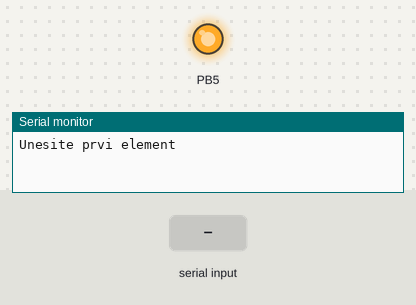
This program was run on a simulated ATmega328P, built with avr-gcc and emulated at 16 MHz. On the bench: output pins drawn as LEDs (lit = HIGH), the last lines printed to the serial monitor. The test bench sets the inputs (shaded band).

Above: at 1.2 s.
1.3 s: "-" received over Serial
At 2.3 s:
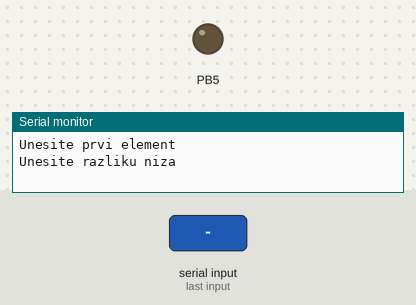
3.0 s: byte 0 ('\0') received over Serial
4.7 s: "90,45\n" received over Serial
At 6.2 s:
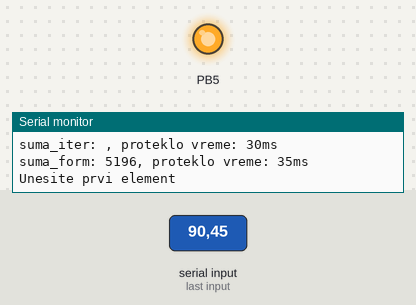
6.5 s: "30,150\n" received over Serial
At 7.4 s:
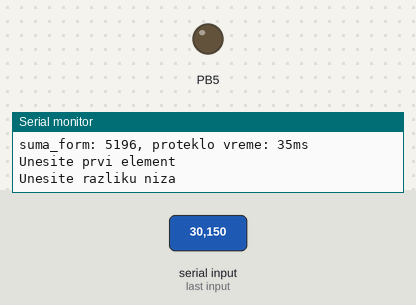
Timing chart, 0 to 9.2 s (numbered marks = the images above; inputs shaded):
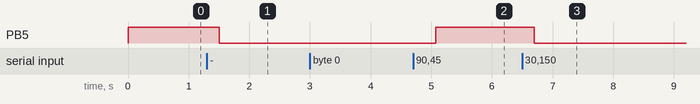

The program:

main.c
```c
/**
 * @file main.c
 * @brief Glavni fajl
 * @author Aleksa Bu
 * @date 16.05.2021.
 * @version 1.0
 */
#include <avr/io.h>
#include <avr/interrupt.h>
#include"../usart/usart.h"
#include"../timer0/timer0.h"
#include"../arrays/arrays.h"
#include"../pin/pin.h"
#include <stdint.h>
#include <stdlib.h>
#include <util/delay.h>
#include <avr/pgmspace.h>
#define ITERATIVE 1
#define FORMULA 2

/**
 * Funkcija ispisuje broj
 * @param broj_sam broj koji se ispisuje
 * @return nista
 */
void put_broj(int16_t broj_sam);

/**
 * Funkcija pretvara string u broj
 * @param broj_sam[] string koji je unesen
 * @param broj_cif broj cifara
 * @return konvertovan broj
 */
uint16_t get_broj(uint8_t broj_sam[],uint8_t broj_cif);

int main()
{
	//inicijalizacija
	int16_t str[64];
	usartInit(9600);
	pinInit(PORT_B, 5, OUTPUT);
	timer0InteruptInit();
	uint8_t size=0;
	int16_t prvi_element;
	int16_t razlika;
	int16_t n;
	int16_t vreme1;
	while(1)
	{
		//unos prvog elementa
		pinSetValue(PORT_B, 5, HIGH);
		usartPutString("Unesite prvi element");
		usartPutString("\r\n");
		while(!usartAvailable());
		_delay_ms(100);
		size=usartAvailable();
		_delay_ms(100);
		usartGetString(str);
		prvi_element=get_broj(str,size);

		//unos razlike niza
		pinSetValue(PORT_B, 5, LOW);
		usartPutString("Unesite razliku niza");
		usartPutString("\r\n");
		while(!usartAvailable());
		_delay_ms(100);
		size=usartAvailable();
		_delay_ms(100);
		usartGetString(str);
		razlika=get_broj(str,size);

		//unos broja clanan niza
		usartPutString("Unesite trazeni clan niza");
		usartPutString("\r\n");
		while(!usartAvailable());
		_delay_ms(100);
		size=usartAvailable();
		_delay_ms(100);
		usartGetString(str);
		n=get_broj(str,size);

		//ispis niza - prvo osnovni podaci
		usartPutString("Prvi element niza: ");
		put_broj(prvi_element);
		usartPutString(", razlika: ");
		put_broj(razlika);
		usartPutString(", n: ");
		put_broj(n);
		usartPutString("\r\n");

		//ispis niza - n-ti element
		vreme1=timer0millis();
		usartPutString("n-ti element: ");
		put_broj(Element(prvi_element,razlika,n));
		usartPutString(", proteklo vreme: ");
		put_broj(timer0millis()-vreme1);
		usartPutString("ms\r\n");

		//ispis niza - iterativna suma
		vreme1=timer0millis();
		usartPutString("suma_iter: ");
		put_broj(Sum(prvi_element,razlika,n,ITERATIVE));
		usartPutString(", proteklo vreme: ");
		put_broj(timer0millis()-vreme1);
		usartPutString("ms\r\n");

		//ispis niza - suma po formuli
		vreme1=timer0millis();
		usartPutString("suma_form: ");
		put_broj(Sum(prvi_element,razlika,n,FORMULA));
		usartPutString(", proteklo vreme: ");
		put_broj(timer0millis()-vreme1);
		usartPutString("ms\r\n");
	}
	return 0;
}

/****************************************************************************************************************/

void put_broj(int16_t broj_sam)
{
	uint16_t tens=1;
	uint8_t broj_sam_konv[64];
	uint8_t broj_cif=0;
	uint8_t i=0;
	if(broj_sam<0)
	{
		broj_sam_konv[0]='-';
		i++;
		broj_cif++;
		broj_sam = broj_sam * (-1);
	}

	int16_t temp=broj_sam;
	while(temp>0)
	{
		temp=temp/10;
		broj_cif++;
	}

	while(i<broj_cif)
	{
		for(uint8_t k=0;k<(broj_cif-i-1);k++)
		{
			tens=tens*10;
		}
		broj_sam_konv[i]=broj_sam/tens;
		broj_sam=broj_sam-broj_sam_konv[i]*tens;
		broj_sam_konv[i]=broj_sam_konv[i]+48;
		tens=1;
		i++;
	}
	broj_sam_konv[broj_cif]='\0';
	usartPutString(broj_sam_konv);
}

/****************************************************************************************************************/

uint16_t get_broj(uint8_t broj_sam[],uint8_t broj_cif)
{
	uint16_t tens=1;
	uint16_t broj_sam_konv=0;

	for(uint8_t i = 0; i < broj_cif; i++)
	{
		for(uint8_t k = 0; k < (broj_cif-i-1); k++)
		{
			tens=tens*10;
		}
		broj_sam_konv+=(broj_sam[i]-48)*tens;
		//broj_sam[i]=broj_sam[i]-broj_sam_konv*tens;
		//broj_sam_konv[i]=broj_sam_konv[i]+48;
		tens=1;
	}
	return broj_sam_konv;
}
```

arrays.c
```c
#include <avr/io.h>
#include <avr/interrupt.h>
#include <avr/pgmspace.h>
#include<stdint.h>
#include "arrays.h"

/**
 * Funkcija vraca trazeni element niza
 * @param first_element prvi clan niza
 * @param difference razlika niza
 * @param n pozicija trazenog clana u nizu
 * @return element niza
 */
int16_t Element(int16_t first_element, int16_t difference, int16_t n)
{
	return (first_element + (n - 1) * difference);
}

//zadatak kaze void sum, ali ima povratnu vrednost ?
/**
 * Funkcija vraca sumu do trazenog elementa niza
 * @param first_element prvi clan niza
 * @param difference razlika niza
 * @param n pozicija trazenog clana u nizu
 * @param mode nacin racunanja sume
 * @return suma niza
 */
int16_t Sum(int16_t first_element, int16_t difference, int16_t n, int8_t mode)
{
	int16_t suma = 0;
	int16_t clan = first_element;
	if (mode == ITERATIVE)
	{
		for(uint8_t i = 0; i < n; i++)
		{
			suma += clan;
			clan += difference;
		}
	}
	else if (mode == FORMULA)
	{
		suma = (n * (2 * first_element + (n - 1) * difference))/2;
	}
	return suma;
}
```

arrays.h
```c
/**
 * @file arrays.h
 * @brief Deklaracija array funkcija
 * @author Aleksa Bu
 * @date 16.05.2021.
 * @version 1.0
 */
#ifndef ARRAYS_H_
#define ARRAYS_H_
#include<stdint.h>
#define ITERATIVE 1
#define FORMULA 2


int16_t Element(int16_t first_element, int16_t difference, int16_t n);

int16_t Sum(int16_t first_element, int16_t difference, int16_t n, int8_t mode);


#endif /* ARRAYS_H_ */
```

pin.c
```c
/**
* @file pin.c
* @brief Datoteka koja definise funkcije za upravljanje pinovima
* @author Ime Prezime
* @date 23-3-2021
* @version 1.0
*/
#include "pin.h"
void pinSetValue(uint8_t port, uint8_t pin, uint8_t value)
{
	// Postavljanje vrednosti pina
	switch(port)
	{
		case PORT_B:
			if (value == HIGH)
				PORTB |= 1 << pin;
			else
				PORTB &= ~(1 << pin);
			break;
		case PORT_C:
			if (value == HIGH)
				PORTC |= 1 << pin;
			else
				PORTC &= ~(1 << pin);
			break;
		case PORT_D:
			if (value == HIGH)
				PORTD |= 1 << pin;
			else
				PORTD &= ~(1 << pin);
			break;
		default:
		break;
	}
}
/****************************************************************************
**************/
void pinInit(uint8_t port, uint8_t pin, uint8_t direction)
{
	// Inicijalizacija smera pina
	switch (port)
	{
		case PORT_B:
			if (direction == OUTPUT)
				DDRB |= 1 << pin;
			else
				DDRB &= ~(1 << pin);
			break;
		case PORT_C:
			if (direction == OUTPUT)
				DDRC |= 1 << pin;
			else
				DDRC &= ~(1 << pin);
			break;
		case PORT_D:
			if (direction == OUTPUT)
				DDRD |= 1 << pin;
			else
				DDRD &= ~(1 << pin);
			break;
		default:
		break;
	}
}
```

pin.h
```c
/**
* @file pin.h
* @brief Datoteka koja deklarise funkcije za upravljanje pinovima
* @date 16-5-2021
* @version 1.0
*/
#ifndef PIN_H_
#define PIN_H_
#include <avr/io.h>
#include <stdint.h>
/// Makro za podesavanje visoke vrednosti signala na pinu
#define HIGH 1
/// Makro za podesavanje niske vrednosti signala na pinu
#define LOW 0
/// Makro za podesavanje izlaznog smera pina
#define OUTPUT 1
/// Makro za podesavanje ulaznog smera pina
#define INPUT 0
/// Makro za selektovanje porta B
#define PORT_B 0
/// Makro za selektovanje porta C
#define PORT_C 1
/// Makro za selektovanje porta D
#define PORT_D 2
/**
* pinSetValue - Funkcija koja postavlja vrednost na pinu
* @param port - ulaz tipa unsigned char - Port na kojem je pin ciju vrednost
potrebno postaviti
* @param pin - ulaz tipa unsigned char - Pin ciju je vrednost potrebno
postaviti
* @param value - ulaz tipa unsigned char - Vrednost koju je potrebno
postaviti na pin
* @return Nema povratnu vrednost
*/
void pinSetValue(uint8_t port, uint8_t pin, uint8_t value);
/**
* pinInit - Funkcija koja implementiran inicijalizaciju pina
* @param port - ulaz tipa unsigned char - Port na kojem je pin koji je
potrebno inicijalizovati
* @param pin - ulaz tipa unsigned char - Pin koji je potrebno
inicijalizovati
* @param direction - ulaz tipa unsigned char - Smer prema kojem je potrebno
inicijalizovati pin
* @return Nema povratnu vrednost
*/
void pinInit(uint8_t port, uint8_t pin, uint8_t direction);
#endif /* PIN_H_ */
```

timer0.c
```c
/**
 * @file timer0.c
 * @brief Implementacija vremenskih funkcija
 * @author ABYU
 * @date 02.05.2021.
 * @version 1.0
 */
#include <avr/io.h>
#include <avr/interrupt.h>
#include <stdint.h>
#include "timer0.h"

/// Sistemsko vreme
volatile uint32_t ms = 0;

/**
* ISR - prekidna rutina tajmera 0 u modu CTC
*/
ISR(TIMER0_COMPA_vect)
{
	ms++;
}

/**
* timer0InteruptInit - Funkcija koja inicijalizuje timer 0 tako da pravi
prekide
* svake milisekunde
* @return Nema povratnu vrednost
*/
void timer0InteruptInit()
{
	TCCR0A = 0x02; // tajmer 0: CTC mod
	// Provera frekvencije takta prilikom kompilacije
	#if F_CPU > 20000000
	#error "Frekvencija takta mora biti manja od 20MHz!"
	#endif
	// Inicijalizacija promenljivih za preskaler i periodu tajmera 0
	uint32_t n = F_CPU / 1000;
	uint8_t clksel = 1;
	// Odredjivanje vrednosti preskalera i periode tajmera 0
	while (n > 255)
	{
		n /= 8;
		clksel++;
	}
	TCCR0B = clksel; // tajmer 0: Podesavanje preskalera
	OCR0A = (uint8_t)(n & 0xff) - 1; // tajmer 0: Podesavanje periode
	TIMSK0 = 0x02; // tajmer 0: Dozvola prekida
	sei(); // Globalna dozvola prekida
}

/**
* timer0millis - Funkcija koja bezbedno vraca kao povratnu vrednost broj
milisekundi
* proteklih od pocetka merenja vremena
* @return Povratna vrednost je tipa uint32_t i ima vrednost broja
milisekundi
* proteklih od pocetka merenja vremena
*/
uint32_t timer0millis()
{
	uint32_t tmp;
	cli(); // Zabrana prekida
	tmp = ms; // Ocitavanje vremena
	sei(); // Dozvola prekida
	return tmp;
}

/**
* timer0DelayMs - Funkcija koja implementira pauzu u broju milisekundi koji
je prosledjen kao parametar
* @param delay_length - ulaz tipa uint32_t - Duzina pauze u milisekundama
* @return Povratna vrednost je tipa unsigned long i ima vrednost broja
milisekundi
* proteklih od pocetka aplikacije do trenutka izlaska iz funkcije
*/
void timer0DelayMs(uint32_t delay_length)
{
	uint32_t t0 = timer0millis();
	while(timer0millis() - t0 < delay_length);
}
```

timer0.h
```c
/**
 * @file timer0.h
 * @brief Deklaracija vremenskih funkcija
 * @date 16.05.2021.
 * @version 1.0
 */

#ifndef TIMER0_H_
#define TIMER0_H_

/**
 * Funkcija za inicijalizaciju prekida
 * @return nema povratnu vrednost
 */
void timer0InteruptInit();

/**
 * Funkcija za proteklo vreme
 * @return uint32_t vreme_proteklo
 */
uint32_t timer0millis();

/**
 * Funkcija za generisanje prekida
 * @param uint32_t delay_length
 * @return nema povratnu vrednost
 */
void timer0DelayMs(uint32_t delay_length);

#endif /* TIMER0_H_ */
```

usart.c
```c
#include <avr/io.h>
#include <avr/interrupt.h>
#include <avr/pgmspace.h>
#include "usart.h"
#include "../timer0/timer0.h"
#define UART_BUFFER_SIZE 64

int8_t Rx_Buffer[UART_BUFFER_SIZE];		// Prijemni FIFO bafer
volatile uint8_t Rx_Buffer_Size = 0;	// Broj karaktera u prijemnom baferu
volatile uint8_t Rx_Buffer_First = 0;
volatile uint8_t Rx_Buffer_Last = 0;

ISR(USART_RX_vect)
{
	Rx_Buffer[Rx_Buffer_Last++] = UDR0;		// Ucitavanje primljenog karaktera
	Rx_Buffer_Last &= UART_BUFFER_SIZE - 1;	// Povratak na pocetak u slucaju prekoracenja
	if (Rx_Buffer_Size < UART_BUFFER_SIZE)
		Rx_Buffer_Size++;					// Inkrement brojaca primljenih karaktera
}

void usartInit(uint32_t baud)
{
	/*
	 * Inicijalizacija indikatora
	 * U2Xn = 0: Onemogucena dvostruka brzina
	 * MPCMn = 0: Onemogucen multiprocesorski rezim
	 */
	UCSR0A = 0x20;

	/*
	 * RXCIEn = 1: Dozvola prekida izavanog okoncanjem prijema
	 * RXENn = 1: Dozvola prijema
	 * TXENn = 1: Dozvola slanja
	 */
	UCSR0B = 0x98;

	/*
	 * UMSELn[1:0] = 00: Asinroni rezim
	 * UPMn[1:0] = 00: Bit pariteta se ne koristi
	 * USBSn = 0: Koristi se jedan stop bit
	 * UCSzn[2:0] = 011: 8-bitni prenos
	 */
	UCSR0C = 0x06;

	uint16_t UBRRn = F_CPU / (16 * baud) - 1;
	UBRR0H = UBRRn >> 8;
	UBRR0L = UBRRn & 0xff;

	sei();	// I = 1 (dozvola prekida)
}

uint8_t usartAvailable()
{
	return Rx_Buffer_Size;		// Ocitavanje broja karaktera u prijemnom baferu
}

void usartPutChar(int8_t c)
{
	while(!(UCSR0A & 0x20));	// Ceka da se setuje UDREn (indikacija da je predajni bafer prazan)
	UDR0 = c;					// Upis karaktera u predajni bafer
}

void usartPutString(int8_t *s)
{
	while(*s != 0)				// Petlja se izvrsava do nailaska na nul-terminator
	{
		usartPutChar(*s);		// Slanje tekuceg karaktera
		s++;					// Azuriranje pokazivaca na tekuci karakter
	}
}

void usartPutString_P(const int8_t *s)
{
	while (1)
	{
		int8_t c = pgm_read_byte(s++);	// Citanje sledeceg karaktera iz programske memorije
		if (c == '\0')					// Izlazak iz petlje u slucaju
			return;						// Nailaska na terminator
		usartPutChar(c);				// Slanje karaktera
	}
}

int8_t usartGetChar()
{
	int8_t c;

	if (!Rx_Buffer_Size)						// Bafer je prazan?
		return -1;
	c = Rx_Buffer[Rx_Buffer_First++];			// Citanje karaktera iz prijemnog bafera
	Rx_Buffer_First &= UART_BUFFER_SIZE - 1;	// Povratak na pocetak u slucaju prekoracenja
	Rx_Buffer_Size--;							// Dekrement brojaca karaktera u prijemnom baferu

	return c;
}

uint8_t usartGetString(int8_t *s)
{
	uint8_t len = 0;

	while(Rx_Buffer_Size) 			// Ima karaktera u baferu?
		s[len++] = usartGetChar();	// Ucitavanje novog karaktera

	s[len] = 0;						// Terminacija stringa
	return len;						// Vraca broj ocitanih karaktera
}

int8_t usartPeek()
{
	int8_t c;

	if (!Rx_Buffer_Size)
		return -1;
	c = Rx_Buffer[Rx_Buffer_First];

	return c;
}

int16_t usartParseInt()
{
	int8_t c;
	uint16_t res = 0;
	int8_t sign = 1;

	// timer0.h -> timer0Millis();

	uint32_t t0 = timer0millis();
	while (((usartPeek() < '0' && usartPeek() != '-') || usartPeek() > '9') && (timer0millis() - t0) < 400 )
	{
		c = usartGetChar();
	}

	if(usartPeek() == '-')
	{
		c = usartGetChar();
		sign = -1;
	}

	while (usartPeek() >= '0' && usartPeek() <= '9')
	{
		c = usartGetChar();
		res = res * 10 + (c - '0'); // 1.iteracija: res = 0, res = 0*10 + ('1' - '0') = 0 + 1 = 1
	}

	return res * sign;
}
```

usart.h
```c
/**
 * @file	usart.h
 * @brief	Funkcije za upravljanje serijskim portom
 * @author	Milan Lukic
 * @date	14-04-2019
 */

#ifndef USART_H_
#define USART_H_

#include <stdint.h>

/// Velicina prijemnog bafera (mora biti 2^n)
#define UART_BUFFER_SIZE 64

/**
 * Funkcija inicijalizuje USART modul.
 * @param baud brzina serijske komunikacije, izrazena u bitima u sekundi
 */
void usartInit(uint32_t baud);

/**
 * Funkcija vraca broj neocitanih karaktera u prijemnom baferu.
 * @return broj neocitanih karaktera u prijemnom baferu
 */
uint8_t usartAvailable();

/**
 * Funkcija salje zadati karakter preko serijskog porta.
 * @param c karakter za slanje
 */
void usartPutChar(int8_t c);

/**
 * Funkcija salje string (niz karaktera) smesten u RAM memoriju preko serijskog porta.
 * @param s pokazivac na string u RAM memoriji
 */
void usartPutString(int8_t *s);

/**
 * Funkcija salje string (niz karaktera) smesten u programsku FLASH memoriju preko serijskog porta.
 * @param s pokazivac na string u programskoj FLASH memoriji
 */
void usartPutString_P(const int8_t *s);

/**
 * Funkcija vraca sledeci neprocitani karakter iz prijemnog bafera. Ukoliko je prijemni bafer prazan, vraca -1.
 * @return sledeci neprocitani karakter iz prijemnog bafera
 */
int8_t usartGetChar();

/**
 * Funkcija ocitava sve karaktere iz prijemnog bafera i od njih formira string.
 * @param s pokazivac na bafer u koji se smesta string
 * @return broj ocitanih karaktera
 */
uint8_t usartGetString(int8_t *s);

/**
 * Funkcija proverava koji je sledeci karakter, ali ne pomera bafer
 * @return sledeci karakter
 */
int8_t usartPeek();

/**
 * Funkcija ocitava sve karaktere iz prijemnog bafera i od njih formira int16_t.
 * @return ucitan int16_t
 */
int16_t usartParseInt();


#endif /* USART_H_ */
```

Measured:
- after the input at 1.3 s, PB5: HIGH → LOW after 0.20 s
- after the input at 4.7 s, PB5: LOW → HIGH after 0.37 s
- after the input at 6.5 s, PB5: HIGH → LOW after 0.20 s
